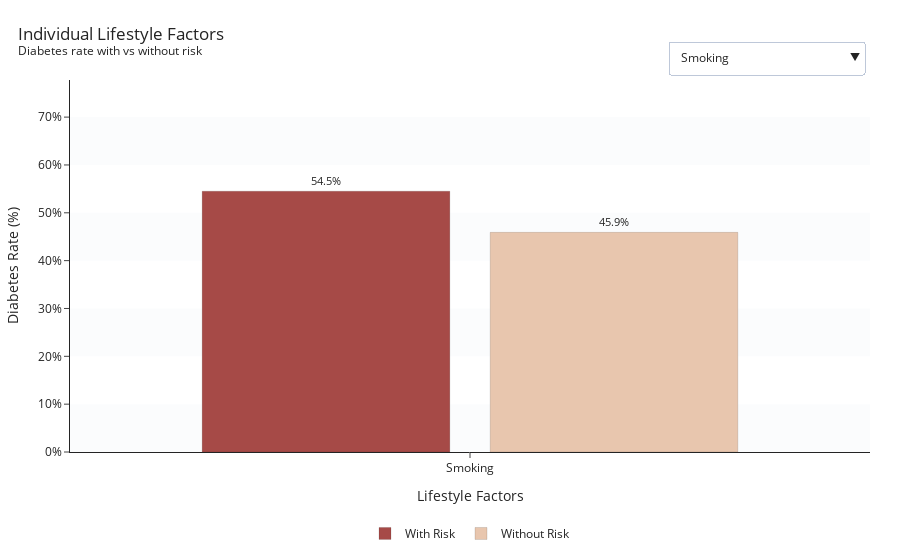

The code cell stored with this chart in its notebook:
### Markdown cell above
### Individual Lifestyle Factors vs. Diabetes

### Code cell
FACTOR_ORDER = [
    ("smoker",            "Smoking"),
    ("physactivity",      "No Physical Activity"),
    ("fruits",            "Low Fruit Intake"),
    ("veggies",           "Low Veggie Intake"),
    ("hvyalcoholconsump", "Heavy Alcohol Consumption"),
]
RISK_VALUE = {"smoker":1, "physactivity":0, "fruits":0, "veggies":0, "hvyalcoholconsump":1}
COLORS = {"With Risk": "#A64A47", "Without Risk": "#E8C6AE"}  

need = {k for k,_ in FACTOR_ORDER} | {"diabetes_binary"}
missing = need - set(df_brfss.columns)
assert not missing, f"Missing columns: {missing}"

df_long = df_brfss.melt(
    id_vars="diabetes_binary",
    value_vars=[k for k,_ in FACTOR_ORDER],
    var_name="factor",
    value_name="value"
)

df_long["risk_val"] = df_long["factor"].map(RISK_VALUE)
df_long["group"]    = np.where(df_long["value"] == df_long["risk_val"], "With Risk", "Without Risk")
label_map = dict(FACTOR_ORDER)
df_long["Factor"] = df_long["factor"].map(label_map)

g = df_long.groupby(["Factor","group"])["diabetes_binary"]
summary = g.agg(sum="sum", n="count", prev="mean").reset_index()

cat_order = [lbl for _, lbl in FACTOR_ORDER]
summary["Factor"] = pd.Categorical(summary["Factor"], categories=cat_order, ordered=True)
summary = summary.sort_values(["Factor","group"])

ymax = max(0.05, float(summary["prev"].max()) * 1.25)
ymax = min(1.0, ymax)  

fig = go.Figure()

for i, y0 in enumerate(np.arange(0, ymax, 0.10)):
    if i % 2 == 0:
        fig.add_hrect(y0=y0, y1=min(y0+0.10, ymax),
                      fillcolor="#F2F4F7", line_width=0, layer="below")

buttons = []
total_traces = 2 * len(cat_order)

for fi, f_label in enumerate(cat_order):
    sub = summary[summary["Factor"] == f_label]
    for group_name in ["With Risk", "Without Risk"]:
        s = sub[sub["group"] == group_name]
        fig.add_bar(
            name=group_name,
            legendgroup=group_name,
            showlegend=(fi == 0),               
            x=s["Factor"],                       
            y=s["prev"],
            text=(s["prev"]*100).round(1).astype(str) + "%",
            textposition="outside",
            marker=dict(color=COLORS[group_name],
                        line=dict(color="rgba(0,0,0,0.12)", width=1)),
            customdata=np.stack([s["n"], s["sum"]], axis=-1),
            hovertemplate=(
                "Factor: %{x}<br>%{fullData.name}: %{y:.1%}"
                "<br>n=%{customdata[0]}  cases=%{customdata[1]}"
                "<extra></extra>"
            ),
            offsetgroup=group_name
        )

initial_vis = [False] * total_traces
initial_vis[0] = True; initial_vis[1] = True  
for i, vis in enumerate(initial_vis):
    fig.data[i].visible = vis

for fi, f_label in enumerate(cat_order):
    vis = [False]*total_traces
    vis[2*fi] = True; vis[2*fi+1] = True
    buttons.append(dict(
        label=f_label,
        method="update",
        args=[{"visible": vis},
              {"xaxis": {"title": "",
                         "categoryorder": "array",
                         "categoryarray": [f_label]}}]
    ))

fig.update_traces(cliponaxis=False, textfont_size=11)
fig.update_layout(
    title=dict(text="Individual Lifestyle Factors<br><sup>Diabetes rate with vs without risk</sup>",
               x=0.02, xanchor="left"),
    barmode="group", bargap=0.28, bargroupgap=0.14,
    xaxis=dict(title="Lifestyle Factors", showgrid=False),
    yaxis=dict(title="Diabetes Rate (%)", tickformat=".0%", dtick=0.10, range=[0, ymax], showgrid=False),
    legend=dict(orientation="h", x=0.5, xanchor="center", y=-0.18),
    template="simple_white",
    margin=dict(l=70, r=30, t=80, b=90),
    updatemenus=[dict(
        type="dropdown", x=1.0, xanchor="right", y=1.12, yanchor="top",
        buttons=buttons, direction="down", pad={"r": 6, "t": 6}
    )]
)

fig.show()

### Figure 1 — Plotly figure (JSON) as saved in the notebook; plotly's stock layout.template omitted (floating-point values rounded to 4 significant figures)
{"data": [{"cliponaxis": false, "customdata": [[33598, 18317]], "hovertemplate": "Factor: %{x}<br>%{fullData.name}: %{y:.1%}<br>n=%{customdata[0]}  cases=%{customdata[1]}<extra></extra>", "legendgroup": "With Risk", "marker": {"color": "#A64A47", "line": {"color": "rgba(0,0,0,0.12)", "width": 1}}, "name": "With Risk", "offsetgroup": "With Risk", "showlegend": true, "text": ["54.5%"], "textfont": {"size": 11}, "textposition": "outside", "type": "bar", "visible": true, "x": ["Smoking"], "y": [0.5452]}, {"cliponaxis": false, "customdata": [[37094, 17029]], "hovertemplate": "Factor: %{x}<br>%{fullData.name}: %{y:.1%}<br>n=%{customdata[0]}  cases=%{customdata[1]}<extra></extra>", "legendgroup": "Without Risk", "marker": {"color": "#E8C6AE", "line": {"color": "rgba(0,0,0,0.12)", "width": 1}}, "name": "Without Risk", "offsetgroup": "Without Risk", "showlegend": true, "text": ["45.9%"], "textfont": {"size": 11}, "textposition": "outside", "type": "bar", "visible": true, "x": ["Smoking"], "y": [0.4591]}, {"cliponaxis": false, "customdata": [[20993, 13059]], "hovertemplate": "Factor: %{x}<br>%{fullData.name}: %{y:.1%}<br>n=%{customdata[0]}  cases=%{customdata[1]}<extra></extra>", "legendgroup": "With Risk", "marker": {"color": "#A64A47", "line": {"color": "rgba(0,0,0,0.12)", "width": 1}}, "name": "With Risk", "offsetgroup": "With Risk", "showlegend": false, "text": ["62.2%"], "textfont": {"size": 11}, "textposition": "outside", "type": "bar", "visible": false, "x": ["No Physical Activity"], "y": [0.6221]}, {"cliponaxis": false, "customdata": [[49699, 22287]], "hovertemplate": "Factor: %{x}<br>%{fullData.name}: %{y:.1%}<br>n=%{customdata[0]}  cases=%{customdata[1]}<extra></extra>", "legendgroup": "Without Risk", "marker": {"color": "#E8C6AE", "line": {"color": "rgba(0,0,0,0.12)", "width": 1}}, "name": "Without Risk", "offsetgroup": "Without Risk", "showlegend": false, "text": ["44.8%"], "textfont": {"size": 11}, "textposition": "outside", "type": "bar", "visible": false, "x": ["No Physical Activity"], "y": [0.4484]}, {"cliponaxis": false, "customdata": [[27443, 14653]], "hovertemplate": "Factor: %{x}<br>%{fullData.name}: %{y:.1%}<br>n=%{customdata[0]}  cases=%{customdata[1]}<extra></extra>", "legendgroup": "With Risk", "marker": {"color": "#A64A47", "line": {"color": "rgba(0,0,0,0.12)", "width": 1}}, "name": "With Risk", "offsetgroup": "With Risk", "showlegend": false, "text": ["53.4%"], "textfont": {"size": 11}, "textposition": "outside", "type": "bar", "visible": false, "x": ["Low Fruit Intake"], "y": [0.5339]}, {"cliponaxis": false, "customdata": [[43249, 20693]], "hovertemplate": "Factor: %{x}<br>%{fullData.name}: %{y:.1%}<br>n=%{customdata[0]}  cases=%{customdata[1]}<extra></extra>", "legendgroup": "Without Risk", "marker": {"color": "#E8C6AE", "line": {"color": "rgba(0,0,0,0.12)", "width": 1}}, "name": "Without Risk", "offsetgroup": "Without Risk", "showlegend": false, "text": ["47.8%"], "textfont": {"size": 11}, "textposition": "outside", "type": "bar", "visible": false, "x": ["Low Fruit Intake"], "y": [0.4785]}, {"cliponaxis": false, "customdata": [[14932, 8610]], "hovertemplate": "Factor: %{x}<br>%{fullData.name}: %{y:.1%}<br>n=%{customdata[0]}  cases=%{customdata[1]}<extra></extra>", "legendgroup": "With Risk", "marker": {"color": "#A64A47", "line": {"color": "rgba(0,0,0,0.12)", "width": 1}}, "name": "With Risk", "offsetgroup": "With Risk", "showlegend": false, "text": ["57.7%"], "textfont": {"size": 11}, "textposition": "outside", "type": "bar", "visible": false, "x": ["Low Veggie Intake"], "y": [0.5766]}, {"cliponaxis": false, "customdata": [[55760, 26736]], "hovertemplate": "Factor: %{x}<br>%{fullData.name}: %{y:.1%}<br>n=%{customdata[0]}  cases=%{customdata[1]}<extra></extra>", "legendgroup": "Without Risk", "marker": {"color": "#E8C6AE", "line": {"color": "rgba(0,0,0,0.12)", "width": 1}}, "name": "Without Risk", "offsetgroup": "Without Risk", "showlegend": false, "text": ["47.9%"], "textfont": {"size": 11}, "textposition": "outside", "type": "bar", "visible": false, "x": ["Low Veggie Intake"], "y": [0.4795]}, {"cliponaxis": false, "customdata": [[3020, 832]], "hovertemplate": "Factor: %{x}<br>%{fullData.name}: %{y:.1%}<br>n=%{customdata[0]}  cases=%{customdata[1]}<extra></extra>", "legendgroup": "With Risk", "marker": {"color": "#A64A47", "line": {"color": "rgba(0,0,0,0.12)", "width": 1}}, "name": "With Risk", "offsetgroup": "With Risk", "showlegend": false, "text": ["27.5%"], "textfont": {"size": 11}, "textposition": "outside", "type": "bar", "visible": false, "x": ["Heavy Alcohol Consumption"], "y": [0.2755]}, {"cliponaxis": false, "customdata": [[67672, 34514]], "hovertemplate": "Factor: %{x}<br>%{fullData.name}: %{y:.1%}<br>n=%{customdata[0]}  cases=%{customdata[1]}<extra></extra>", "legendgroup": "Without Risk", "marker": {"color": "#E8C6AE", "line": {"color": "rgba(0,0,0,0.12)", "width": 1}}, "name": "Without Risk", "offsetgroup": "Without Risk", "showlegend": false, "text": ["51.0%"], "textfont": {"size": 11}, "textposition": "outside", "type": "bar", "visible": false, "x": ["Heavy Alcohol Consumption"], "y": [0.51]}], "layout": {"bargap": 0.28, "bargroupgap": 0.14, "barmode": "group", "legend": {"orientation": "h", "x": 0.5, "xanchor": "center", "y": -0.18}, "margin": {"b": 90, "l": 70, "r": 30, "t": 80}, "shapes": [{"fillcolor": "#F2F4F7", "layer": "below", "line": {"width": 0}, "type": "rect", "x0": 0, "x1": 1, "xref": "x domain", "y0": 0, "y1": 0.1, "yref": "y"}, {"fillcolor": "#F2F4F7", "layer": "below", "line": {"width": 0}, "type": "rect", "x0": 0, "x1": 1, "xref": "x domain", "y0": 0.2, "y1": 0.3, "yref": "y"}, {"fillcolor": "#F2F4F7", "layer": "below", "line": {"width": 0}, "type": "rect", "x0": 0, "x1": 1, "xref": "x domain", "y0": 0.4, "y1": 0.5, "yref": "y"}, {"fillcolor": "#F2F4F7", "layer": "below", "line": {"width": 0}, "type": "rect", "x0": 0, "x1": 1, "xref": "x domain", "y0": 0.6, "y1": 0.7, "yref": "y"}], "title": {"text": "Individual Lifestyle Factors<br><sup>Diabetes rate with vs without risk</sup>", "x": 0.02, "xanchor": "left"}, "updatemenus": [{"buttons": [{"args": [{"visible": [true, true, false, false, false, false, false, false, false, false]}, {"xaxis": {"categoryarray": ["Smoking"], "categoryorder": "array", "title": ""}}], "label": "Smoking", "method": "update"}, {"args": [{"visible": [false, false, true, true, false, false, false, false, false, false]}, {"xaxis": {"categoryarray": ["No Physical Activity"], "categoryorder": "array", "title": ""}}], "label": "No Physical Activity", "method": "update"}, {"args": [{"visible": [false, false, false, false, true, true, false, false, false, false]}, {"xaxis": {"categoryarray": ["Low Fruit Intake"], "categoryorder": "array", "title": ""}}], "label": "Low Fruit Intake", "method": "update"}, {"args": [{"visible": [false, false, false, false, false, false, true, true, false, false]}, {"xaxis": {"categoryarray": ["Low Veggie Intake"], "categoryorder": "array", "title": ""}}], "label": "Low Veggie Intake", "method": "update"}, {"args": [{"visible": [false, false, false, false, false, false, false, false, true, true]}, {"xaxis": {"categoryarray": ["Heavy Alcohol Consumption"], "categoryorder": "array", "title": ""}}], "label": "Heavy Alcohol Consumption", "method": "update"}], "direction": "down", "pad": {"r": 6, "t": 6}, "type": "dropdown", "x": 1, "xanchor": "right", "y": 1.12, "yanchor": "top"}], "xaxis": {"showgrid": false, "title": {"text": "Lifestyle Factors"}}, "yaxis": {"dtick": 0.1, "range": [0, 0.7776], "showgrid": false, "tickformat": ".0%", "title": {"text": "Diabetes Rate (%)"}}}}
